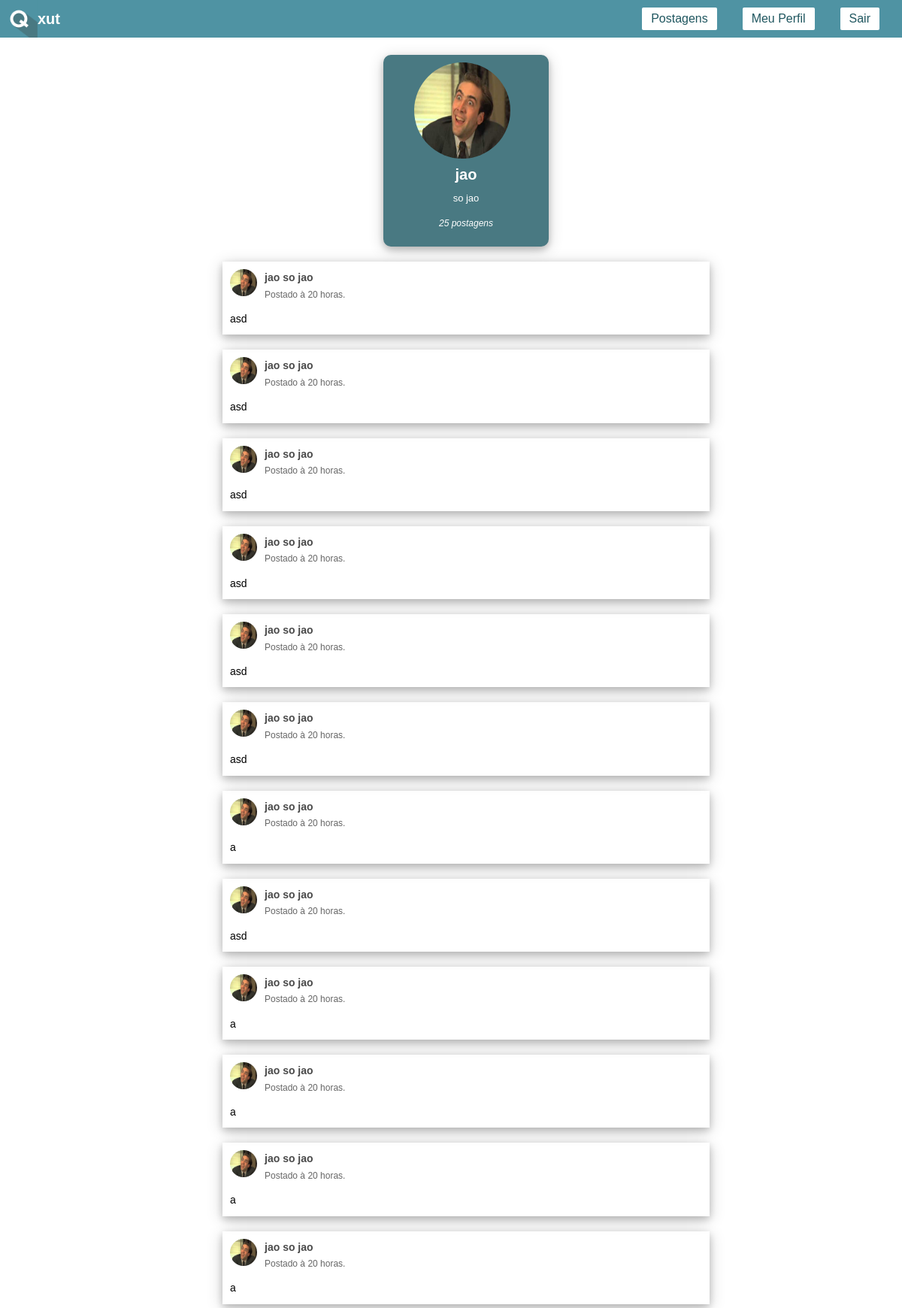
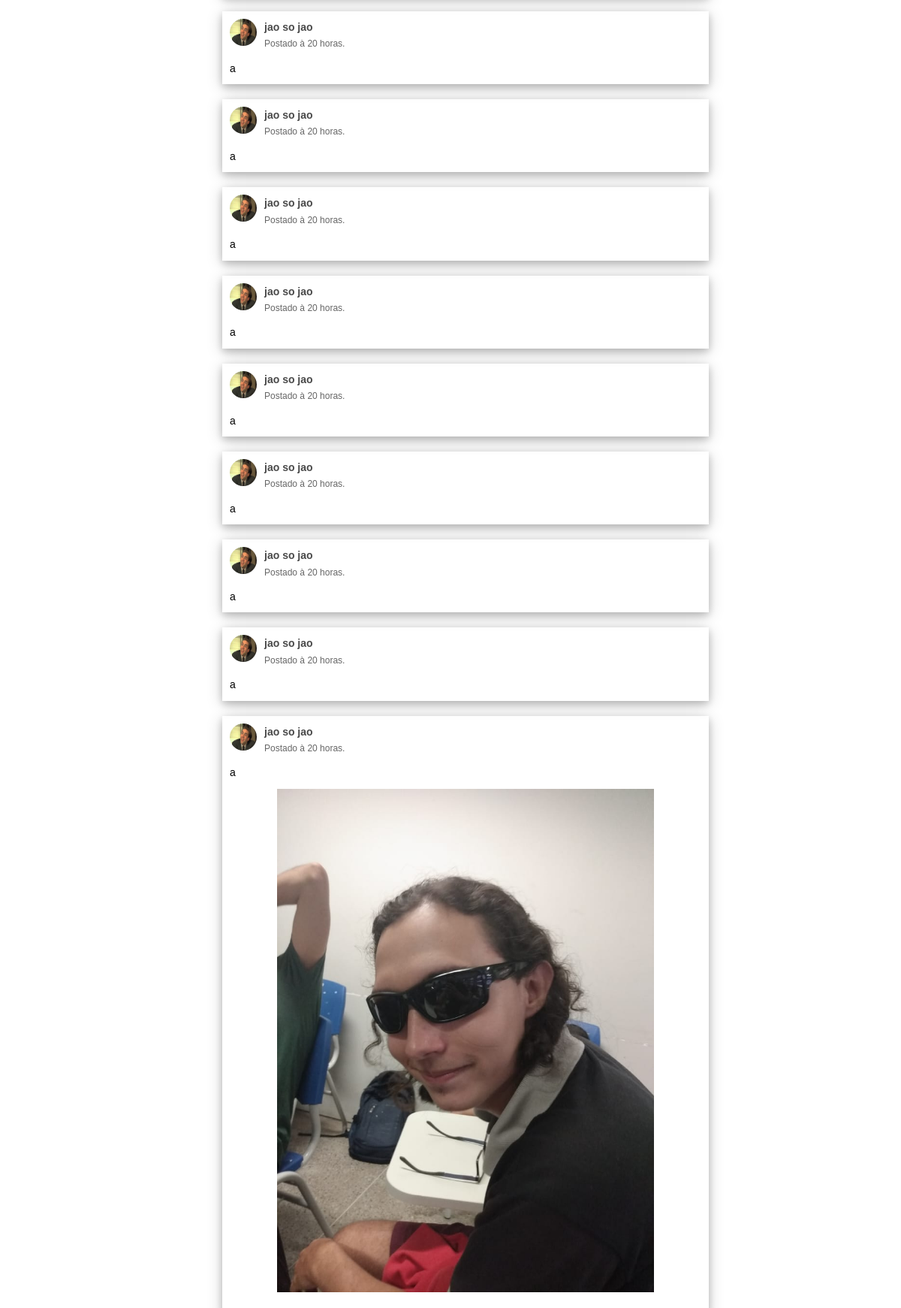
The app's page /qxut/comunidade/8 (signed in, upper part) with its own data (2 pictures, top to bottom).
### qxorkut/models.py (models this page shows)
class Perfil(models.Model):
	iduser = models.ForeignKey(get_user_model(), on_delete = models.CASCADE, related_name="perfil")
	nome = models.CharField(max_length = 200)
	sobrenome = models.CharField(max_length = 200)
	foto = models.FileField(upload_to='media/', null=True, blank=True)
	comunidades = models.ManyToManyField('Comunidade', verbose_name = u'Comunidades', through = 'Perfil_Comunidade')
	amigos = models.ManyToManyField('Perfil', verbose_name= u'Amigos', through="Amigo")

class Postagem(models.Model):
	idperfil = models.ForeignKey(Perfil, on_delete = models.CASCADE, related_name = "postagens")
	texto = models.CharField(max_length = 500)
	anexo = models.FileField(upload_to='media/', null=True, blank=True)
	data = models.DateTimeField()

### qxorkut/views.py (the view, shortened to what this page needs)
# urls.py: path('comunidade/<int:id>', views.comunidade, name = "comunidade"),
def comunidade(request, id):
	if not request.user.is_authenticated:
		return redirect("/qxut/login")
	comunidade = Comunidade.objects.get(pk=id)
	perfil = comunidade.comunidade_perfil
	perfiluser = request.user.perfil.first()
	form = None
	context = {
		"comunidade" : comunidade,
		"perfilsolicitado" : perfil,
		"perfil" : perfiluser,
		"form": form
	}
	context.update(preparePostsContext(request, perfil))
	context.update({"postquantidade" : context.get('posts').count,})
	return render(request, 'main/comunidade.html', context)

### qxorkut/views.py (called while the page is built)
def strfdelta(tdelta, fmt):
    d = {"days": tdelta.days}
    d["hours"], rem = divmod(tdelta.seconds, 3600)
    d["minutes"], d["seconds"] = divmod(rem, 60)
    return fmt.format(**d)

def getTimedeltaString(t):
	strdelta = strfdelta(t, "{days}") + " dias"
	if strdelta == "0 dias":
		strdelta = strfdelta(t, "{hours}") + " horas"
		if strdelta == "0 horas":
			strdelta = strfdelta(t, "{minutes}") + " minutos"
			if strdelta == "0 minutos":
				strdelta = strfdelta(t, "{seconds}") + " segundos"
				return strdelta
			return strdelta
		return strdelta
	return strdelta

def preparePostsContext(request, perfil):
	postagens = perfil.postagens.all()
	for amigo in perfil.amigos.all():
		postagens |= amigo.postagens.all()
	postagens = postagens.order_by('data')
	for postagem in postagens:
		data = postagem.data.replace(tzinfo=pytz.utc)
		now = datetime.now(pytz.utc)
		diff = now - data
		postagem.ago = getTimedeltaString(diff)
		postagem.file_isimg = False
		try:
			if postagem.anexo:
				filetest = Image.open(postagem.anexo.path)
				postagem.file_isimg = True
		except Exception as e:
			postagem.file_isimg = False
	context = {
		'posts' : postagens
	}
	return context

### qxorkut/templates/main/comunidade.html (shortened to what this page needs)
{% extends "main/base.html" %}
{% block center %}
	<div class="perfilbody">
		{% if perfilsolicitado.foto %}
			<div class="userimgdivbig" style="margin-bottom: 10px; background-image: url({{perfilsolicitado.foto.url}});"></div>
		{% else %}
			<div class="userimgdivbig" style="margin-bottom: 10px; background-image: url(/static/img/defuser.png);"></div>
		{% endif %}
		<label style="margin-bottom: 10px;">{{perfilsolicitado.nome}}</label>
		<label style="margin-bottom: 10px; font-size: 13px; font-weight: normal;">{{perfilsolicitado.sobrenome}}</label>
		{% if postquantidade == 1 %}
			<label id="countlabel" class="perfilposts">{{postquantidade}} postagem</label>
		{% else %}
			<label id="countlabel" class="perfilposts">{{postquantidade}} postagens</label>
		{% endif%}
	</div>
	<div id="postscontainer">
		{% include "main/posts.html" %}
	</div>
{% endblock %}

### qxorkut/templates/main/posts.html (shortened to what this page needs)
{% for post in posts reversed %}
	<div class="post-body">
		<div style="display: flex; flex-direction: row;">
			{% if post.idperfil.foto %}
				<div class="userimgdiv" style="background-image: url({{post.idperfil.foto.url}})"></div>
			{% else %}
				<div class="userimgdiv" style="background-image: url(/static/img/defuser.png)"></div>
			{% endif %}
			<div style="display: flex; flex-direction: column;">
				<label class="postname">{{post.idperfil.nome}} {{post.idperfil.sobrenome}}</label>
				<label class="posttime"> Postado à {{post.ago}}.</label>
			</div>
		</div>
		<label class="posttext">{{post.texto}}</label>
		{% if post.anexo and post.file_isimg %}
			<img class="postimage" src="{{post.anexo.url}}" alt="not found">
		{% elif post.anexo and not post.file_isimg %}
				{% load filename %}
		{% endif %}
	</div>
{% endfor %}

### static/css/style.css (style rules this page uses)
body { font-size: 14px; font-family: Arial, Helvetica, sans-serif; background-color: white; color: black; line-height: 1.6em; margin: 0; }
.userimgdiv { background-size: 36px 36px; background-position: 50% 50%; background-repeat: no-repeat; width: 36px; height: 36px; border-radius: 50%; margin-right: 10px; }
.userimgdivbig { background-size: 128px 128px; background-position: 50% 50%; background-repeat: no-repeat; width: 128px; height: 128px; border-radius: 50%; margin-right: 10px; }
.perfilbody { box-shadow: 0 4px 10px 0 rgba(0, 0, 0, 0.2), 0 4px 20px 0 rgba(0, 0, 0, 0.19); padding: 10px; display: flex; flex-direction: column; align-items: center; background-color: #497982; border-radius: 10px; margin-left: auto; margin-right: auto; font-weight: bold; color: #fff; font-size: 20px; max-width: 200px; margin-bottom: 20px; }
.perfilposts { color: #fff; font-size: 12px; margin-bottom: 10px; font-style: italic; font-weight: normal; }
.post-body { box-shadow: 0 4px 10px 0 rgba(0, 0, 0, 0.2), 0 4px 20px 0 rgba(0, 0, 0, 0.19); padding: 10px; display: flex; flex-direction: column; margin-bottom: 20px; }
.post-body .postname { font-weight: bold; color: #4a4a4a; }
.post-body .posttime { font-size: 12px; color: #666666; }
.post-body .posttext { padding-top: 10px; }
.post-body .postimage { padding-top: 10px; padding-bottom: 20px; margin-left: -10px; margin-right: -10px; max-width: 80%; align-self: center; }

### records on screen
Perfil: foto (placeholder picture), nome "jao", sobrenome "so jao"
Postagem: idperfil.foto (placeholder picture), idperfil.nome "jao", idperfil.sobrenome "so jao", ago "20 horas", texto "asd"
Postagem: idperfil.foto (placeholder picture), idperfil.nome "jao", idperfil.sobrenome "so jao", ago "20 horas", texto "asd"
Postagem: idperfil.foto (placeholder picture), idperfil.nome "jao", idperfil.sobrenome "so jao", ago "20 horas", texto "asd"
Postagem: idperfil.foto (placeholder picture), idperfil.nome "jao", idperfil.sobrenome "so jao", ago "20 horas", texto "asd"
Postagem: idperfil.foto (placeholder picture), idperfil.nome "jao", idperfil.sobrenome "so jao", ago "20 horas", texto "asd"
Postagem: idperfil.foto (placeholder picture), idperfil.nome "jao", idperfil.sobrenome "so jao", ago "20 horas", texto "asd"
Postagem: idperfil.foto (placeholder picture), idperfil.nome "jao", idperfil.sobrenome "so jao", ago "20 horas", texto "a"
Postagem: idperfil.foto (placeholder picture), idperfil.nome "jao", idperfil.sobrenome "so jao", ago "20 horas", texto "asd"
Postagem: idperfil.foto (placeholder picture), idperfil.nome "jao", idperfil.sobrenome "so jao", ago "20 horas", texto "a"
Postagem: idperfil.foto (placeholder picture), idperfil.nome "jao", idperfil.sobrenome "so jao", ago "20 horas", texto "a"
Postagem: idperfil.foto (placeholder picture), idperfil.nome "jao", idperfil.sobrenome "so jao", ago "20 horas", texto "a"
Postagem: idperfil.foto (placeholder picture), idperfil.nome "jao", idperfil.sobrenome "so jao", ago "20 horas", texto "a"
Postagem: idperfil.foto (placeholder picture), idperfil.nome "jao", idperfil.sobrenome "so jao", ago "20 horas", texto "a"
Postagem: idperfil.foto (placeholder picture), idperfil.nome "jao", idperfil.sobrenome "so jao", ago "20 horas", texto "a"
Postagem: idperfil.foto (placeholder picture), idperfil.nome "jao", idperfil.sobrenome "so jao", ago "20 horas", texto "a"
Postagem: idperfil.foto (placeholder picture), idperfil.nome "jao", idperfil.sobrenome "so jao", ago "20 horas", texto "a"
Postagem: idperfil.foto (placeholder picture), idperfil.nome "jao", idperfil.sobrenome "so jao", ago "20 horas", texto "a"
Postagem: idperfil.foto (placeholder picture), idperfil.nome "jao", idperfil.sobrenome "so jao", ago "20 horas", texto "a"
Postagem: idperfil.foto (placeholder picture), idperfil.nome "jao", idperfil.sobrenome "so jao", ago "20 horas", texto "a"
Postagem: idperfil.foto (placeholder picture), idperfil.nome "jao", idperfil.sobrenome "so jao", ago "20 horas", texto "a"
Postagem: idperfil.foto (placeholder picture), idperfil.nome "jao", idperfil.sobrenome "so jao", ago "20 horas", texto "a", anexo (picture)

### other values on screen
{{ postquantidade }} "25"
